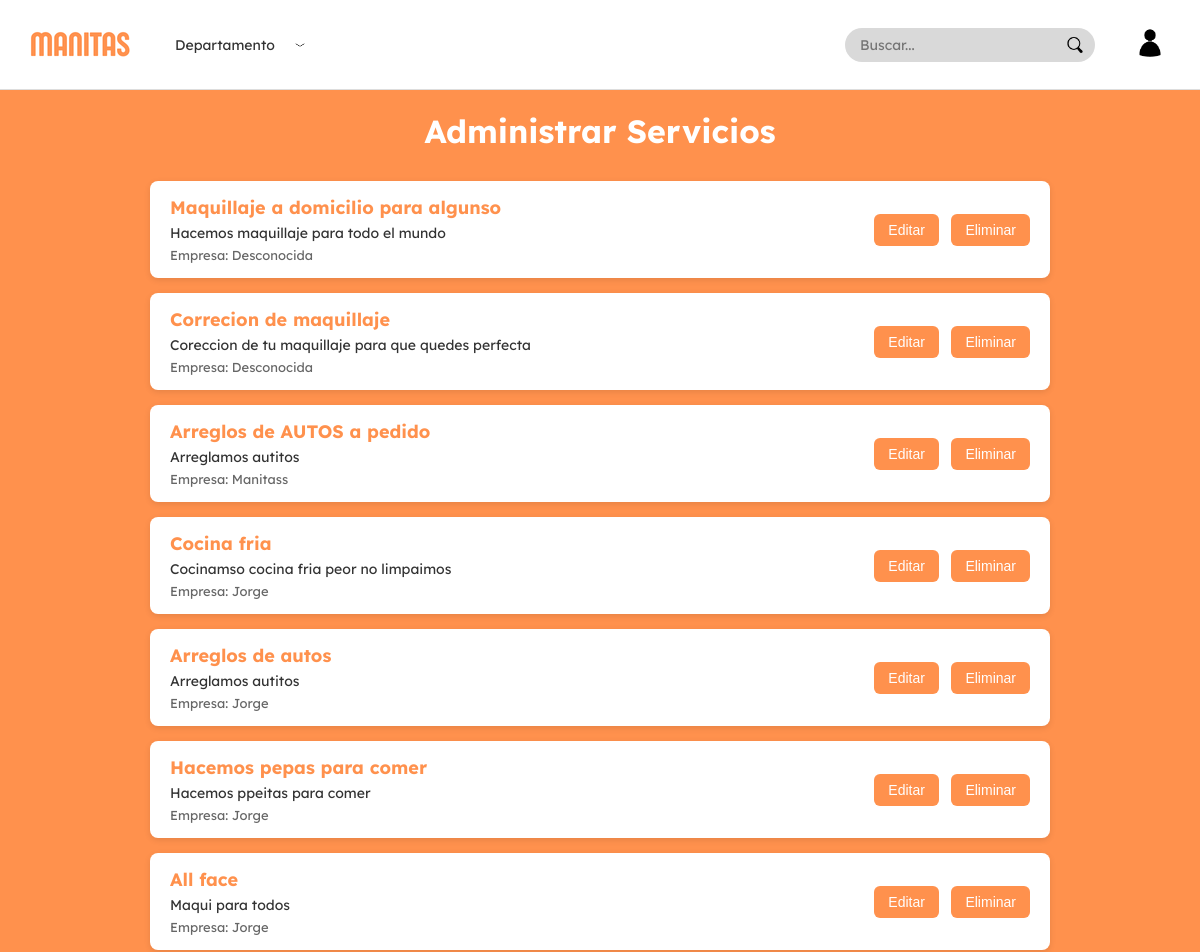
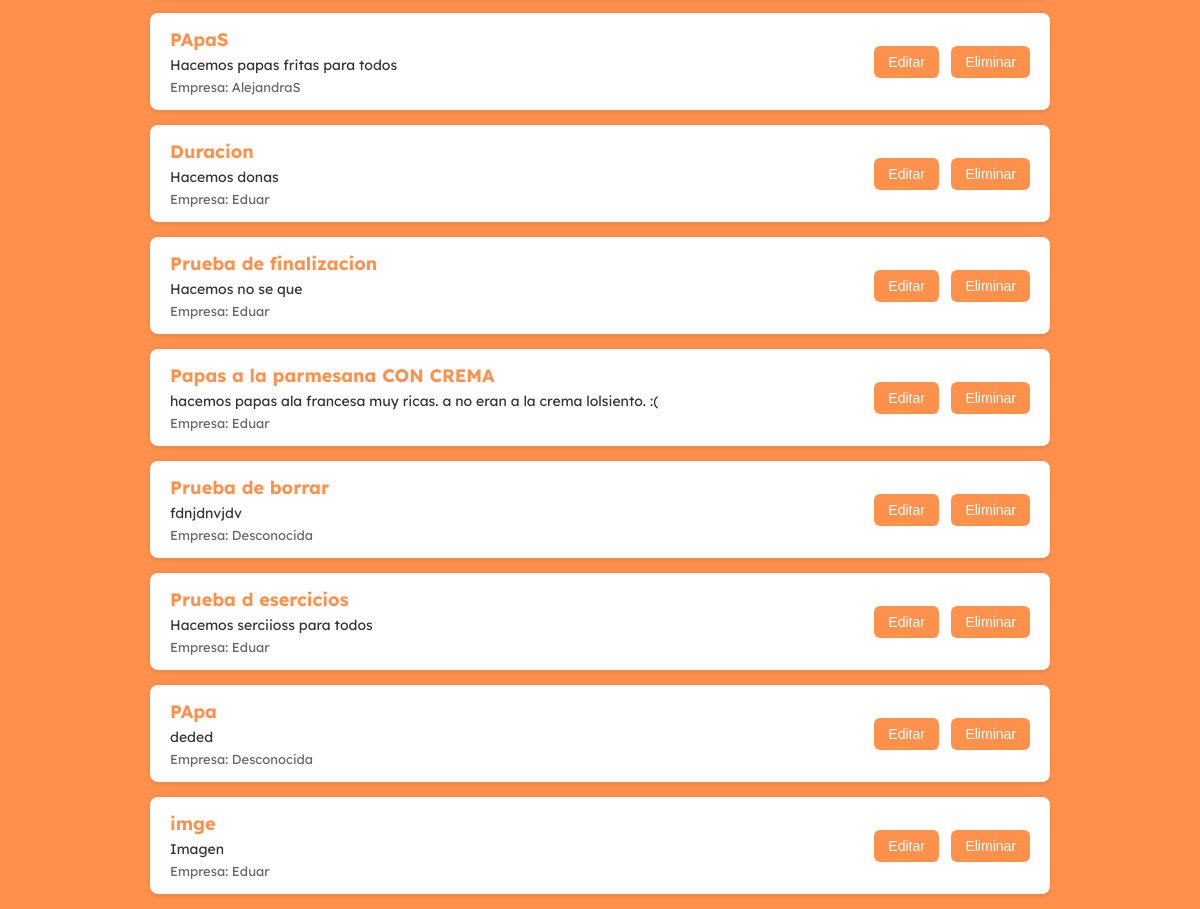
Screenshot of /apps/VIstas/paginas/administrador/admin_servicios.php (signed in) with the database file from the repository (2 pictures, top to bottom).
### tables this page shows
CREATE TABLE `servicio` (
  `IdServicio` int NOT NULL AUTO_INCREMENT,
  `Titulo` varchar(100) NOT NULL,
  `Categoria` enum('Hogar','Autos','Belleza','Cuidado de niños','Digital','Cocina','Salud','Mascotas','Eventos','Educación','Transporte','Arte y Cultura') NOT NULL,
  `Descripcion` varchar(500) DEFAULT NULL,
  `Precio` int NOT NULL,
  `imagen` varchar(255) DEFAULT NULL,
  `departamento` varchar(255) NOT NULL DEFAULT '',
  `Duracion` decimal(3,1) NOT NULL,
  PRIMARY KEY (`IdServicio`),
  CONSTRAINT `chk_precio` CHECK ((`Precio` >= 0))
);

### apps/Controlador/administrador/MostrarServiciosControlador.php (called while the page is built, shortened)
<?php
require_once($_SERVER['DOCUMENT_ROOT'] . '/Proyecto/apps/modelos/Servicio.php');
require_once($_SERVER['DOCUMENT_ROOT'] . '/Proyecto/apps/modelos/Empresa.php');
require_once($_SERVER['DOCUMENT_ROOT'] . '/Proyecto/apps/modelos/Brinda.php');
class ServiciosAdminControlador {
    private $conn;
    public function __construct($conn) {
        $this->conn = $conn;
    }
    public function obtenerServiciosConEmpresa() {
        $sql = "SELECT * FROM servicio";
        $resultado = $this->conn->query($sql);
        $servicios = [];
        if ($resultado) {
            while ($row = $resultado->fetch_assoc()) {
                $servicio = new Servicio(
                    $row['IdServicio'] ?? null,
                    $row['Titulo'] ?? '',
                    $row['Categoria'] ?? '',
                    $row['Descripcion'] ?? '',
                    $row['Precio'] ?? 0,
                    $row['departamento'] ?? '',
                    $row['imagen'] ?? '',
                    $row['Duracion'] ?? 0
                );
                $idEmpresa = Brinda::obtenerIdEmpresaPorServicio($this->conn, $servicio->getIdServicio());
                $empresaObj = $idEmpresa ? Empresa::obtenerPorId($this->conn, $idEmpresa) : null;
                $nombreEmpresa = $empresaObj ? $empresaObj->getNombreEmpresa() : 'Desconocida';
                $servicios[] = [
                    'servicio' => $servicio,
                    'empresa' => $nombreEmpresa
                ];
            }
        }
        return $servicios;
    }
}
?>

### apps/Modelos/Servicio.php (called while the page is built, shortened)
<?php
class Servicio
{
    private $idServicio;
    private $titulo;
    private $categoria;
    private $descripcion;
    private $precio;
    private $departamento;
    private $imagen;
    private $duracion;
    public function __construct(
        $idServicio = null,
        $titulo = '',
        $categoria = '',
        $descripcion = '',
        $precio = 0,
        $departamento = '',
        $imagen = '',
        $duracion = 0
    ) {
        $this->idServicio = $idServicio;
        $this->titulo = $titulo;
        $this->categoria = $categoria;
        $this->descripcion = $descripcion;
        $this->precio = $precio;
        $this->departamento = $departamento;
        $this->imagen = $imagen;
        $this->duracion = $duracion;
    }
    public function getIdServicio()
    {
        return $this->idServicio;
    }
    public function getTitulo()
    {
        return $this->titulo;
    }
    public function getCategoria()
    {
        return $this->categoria;
    }
    public function getDescripcion()
    {
        return $this->descripcion;
    }
    public function getPrecio()
    {
        return $this->precio;
    }
    public function getDepartamento()
    {
        return $this->departamento;
    }
    public function getImagen()
    {
        return $this->imagen;
    }
    public function getDuracion()
    {
        return $this->duracion;
    }
}

### apps/Modelos/Brinda.php (called while the page is built, shortened)
<?php
class Brinda
{
    public static function obtenerIdEmpresaPorServicio($conn, $idServicio)
    {
        $stmt = $conn->prepare("SELECT IdUsuario FROM brinda WHERE IdServicio = ?");
        $stmt->bind_param("i", $idServicio);
        $stmt->execute();
        $res = $stmt->get_result();
        $fila = $res->fetch_assoc();
        return $fila['IdUsuario'] ?? null;
    }
}

### apps/Modelos/Empresa.php (called while the page is built, shortened)
<?php
class Empresa extends Usuario
{
    private $nombreEmpresa;
    public function __construct($idUsuario, $email, $contrasena, $telefono, $nombreEmpresa, $calle, $numero, $imagen = null)
    {
        $this->nombreEmpresa = $nombreEmpresa;
    }
    public function getNombreEmpresa()
    {
        return $this->nombreEmpresa;
    }
    public static function obtenerPorId($conn, $idUsuario)
    {
        $stmt = $conn->prepare("
      SELECT u.IdUsuario, u.Email, u.Contraseña,
       e.NombreEmpresa, e.Calle, e.Numero, e.Imagen
FROM empresa e
JOIN usuario u ON e.IdUsuario = u.IdUsuario
WHERE e.IdUsuario = ?
    ");
        $stmt->bind_param("i", $idUsuario);
        $stmt->execute();
        $res = $stmt->get_result();
        $datos = $res->fetch_assoc();
        if ($datos) {
            return new Empresa(
                $datos['IdUsuario'],
                $datos['Email'],
                $datos['Contraseña'],
                null,
                $datos['NombreEmpresa'],
                $datos['Calle'],
                $datos['Numero'],
                $datos['Imagen']
            );
        }
        return null;
    }
}

### apps/VIstas/paginas/administrador/admin_servicios.php (the view, shortened to what this page needs)
<?php
require_once($_SERVER['DOCUMENT_ROOT'] . '/Proyecto/apps/modelos/conexion.php');
require_once($_SERVER['DOCUMENT_ROOT'] . '/Proyecto/apps/Controlador/administrador/MostrarServiciosControlador.php');
$controlador = new ServiciosAdminControlador($conn);
$servicios = $controlador->obtenerServiciosConEmpresa();
?>
<!DOCTYPE html>
<html lang="es">
<head>
    <link rel="stylesheet" href="/Proyecto/public/css/fonts.css">
    <link rel="stylesheet" href="/Proyecto/public/css/paginas/administrador/admin_servicios.css">
    <link rel="stylesheet" href="/Proyecto/public/css/layout/navbar.css">
    <link rel="stylesheet" href="/Proyecto/public/css/layout/modal_servicio.css">
</head>
<body>
    <?php include $_SERVER['DOCUMENT_ROOT'] . '/Proyecto/apps/vistas/layout/navbar.php'; ?>
    <h1>Administrar Servicios</h1>
    <?php if (count($servicios) === 0): ?>
        <p>No hay servicios disponibles.</p>
    <?php else: ?>
        <ul class="servicios-list">
            <?php foreach ($servicios as $item): ?>
                <?php $s = $item['servicio']; ?>
                <li class="servicio-item">
                    <div class="info">
                        <span class="nombre"><?= htmlspecialchars($s->getTitulo()) ?></span>
                        <span class="descripcion"><?= htmlspecialchars($s->getDescripcion()) ?></span>
                        <span class="empresa">Empresa: <?= htmlspecialchars($item['empresa']) ?></span>
                    </div>
                    <div class="acciones">
                        <button
                            class="btn-editar"
                            data-id="<?= $s->getIdServicio() ?>"
                            data-titulo="<?= htmlspecialchars($s->getTitulo(), ENT_QUOTES) ?>"
                            data-categoria="<?= htmlspecialchars($s->getCategoria(), ENT_QUOTES) ?>"
data-departamento="<?= htmlspecialchars($s->getDepartamento(), ENT_QUOTES) ?>"
                            data-precio="<?= htmlspecialchars($s->getPrecio(), ENT_QUOTES) ?>"
                            data-descripcion="<?= htmlspecialchars($s->getDescripcion(), ENT_QUOTES) ?>"
                            data-imagen="<?= htmlspecialchars($s->getImagen(), ENT_QUOTES) ?>"
                            data-duracion="<?= htmlspecialchars((string)$s->getDuracion(), ENT_QUOTES) ?>"
                        >
                            Editar
                        </button>
                        <button class="btn-eliminar" data-id="<?= $s->getIdServicio() ?>">Eliminar</button>
                    </div>
                </li>
            <?php endforeach; ?>
        </ul>
    <?php endif; ?>
</body>
</html>

### public/css/paginas/administrador/admin_servicios.css (style rules this page uses)
body { margin: 0; font-family: 'Lexend', sans-serif; background-color: #FF914D; color: #333; padding: 0; }
h1 { text-align: center; color: white; margin-bottom: 30px; }
.servicios-list { list-style: none; padding: 0; max-width: 900px; margin: 0 auto; }
.servicio-item { background-color: #fff; border-radius: 8px; padding: 15px 20px; margin-bottom: 15px; box-shadow: 0 2px 6px rgba(0, 0, 0, 0.1); display: flex; justify-content: space-between; align-items: center; }
.info { max-width: 70%; }
.info .nombre { display: block; font-weight: 600; font-size: 18px; margin-bottom: 5px; color: #FF914D; }
.info .descripcion { display: block; font-size: 14px; margin-bottom: 5px; }
.info .empresa { display: block; font-size: 13px; color: #666; }
.acciones button { background-color: #FF914D; color: white; border: none; border-radius: 6px; padding: 8px 14px; margin-left: 8px; cursor: pointer; font-size: 14px; transition: background-color 0.3s; }

### public/css/layout/navbar.css (style rules this page uses)
body { margin: 0; font-family: 'Lexend', sans-serif; }

### rows the page displays
servicio: Titulo "Maquillaje a domicilio para algunso", Descripcion "Hacemos maquillaje para todo el mundo", empresa "Desconocida"
servicio: Titulo "Correcion de maquillaje", Descripcion "Coreccion de tu maquillaje para que quedes perfecta", empresa "Desconocida"
servicio: Titulo "Arreglos de AUTOS a pedido", Descripcion "Arreglamos autitos", empresa "Manitass"
servicio: Titulo "Cocina fria", Descripcion "Cocinamso cocina fria peor no limpaimos", empresa "Jorge"
servicio: Titulo "Arreglos de autos", Descripcion "Arreglamos autitos", empresa "Jorge"
servicio: Titulo "Hacemos pepas para comer", Descripcion "Hacemos ppeitas para comer", empresa "Jorge"
servicio: Titulo "All face", Descripcion "Maqui para todos", empresa "Jorge"
servicio: Titulo "PApaS", Descripcion "Hacemos papas fritas para todos", empresa "AlejandraS"
servicio: Titulo "Duracion", Descripcion "Hacemos donas", empresa "Eduar"
servicio: Titulo "Prueba de finalizacion", Descripcion "Hacemos no se que", empresa "Eduar"
servicio: Titulo "Papas a la parmesana CON CREMA", Descripcion "hacemos papas ala francesa muy ricas. a no eran a la crema lolsiento. :(", empresa "Eduar"
servicio: Titulo "Prueba de borrar", Descripcion "fdnjdnvjdv", empresa "Desconocida"
servicio: Titulo "Prueba d esercicios", Descripcion "Hacemos serciioss para todos", empresa "Eduar"
servicio: Titulo "PApa", Descripcion "deded", empresa "Desconocida"
servicio: Titulo "imge", Descripcion "Imagen", empresa "Eduar"
